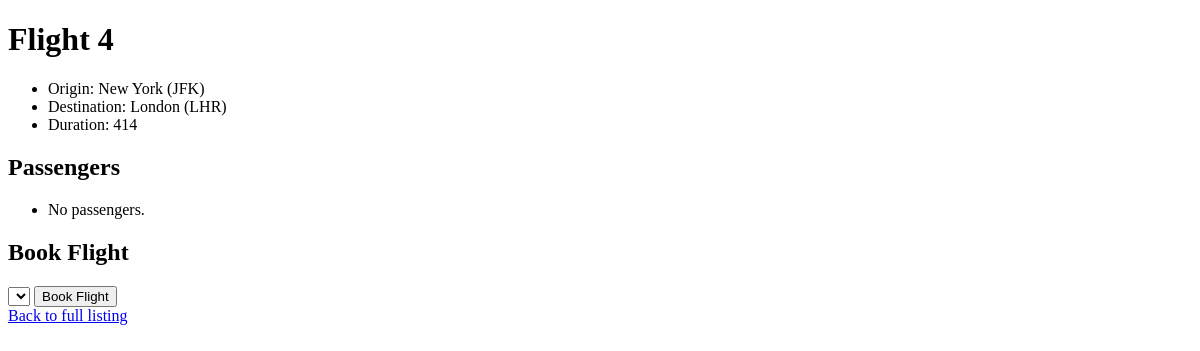
The page /flights/flight/4/ on the database as committed earlier.
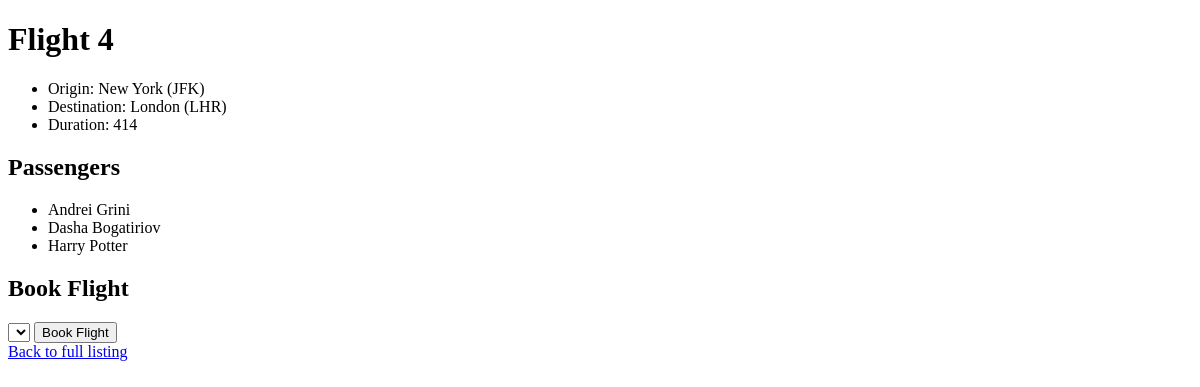
The same page on the database as committed later.
### flights/models.py (models this page shows, shortened)
class Flight(models.Model):
    origin = models.ForeignKey(Airport, on_delete=models.CASCADE, related_name="departures")
    destination = models.ForeignKey(Airport, on_delete=models.CASCADE, related_name="arrivals")
    duration = models.IntegerField()

class Airport(models.Model):
    code = models.CharField(max_length=3)
    city = models.CharField(max_length=64)
    def __str__(self):
        return f"{self.city} ({self.code})"

class Passenger(models.Model):
    first = models.CharField(max_length=64)
    last = models.CharField(max_length=64)
    flights = models.ManyToManyField(Flight, blank=True, related_name="passengers")
    def __str__(self):
        return f"{self.first} {self.last}"

### flights/views.py (the view)
# urls.py: path('flight/<int:id>/', views.flight_view, name='flight'),  # Individual flight detail page
def flight_view(request, id):
    flight = Flight.objects.get(pk=id)
    return render(request, "flights/flight.html", {
        "flight": flight, "passengers": flight.passengers.all(), "non_passengers": Passenger.objects.exclude(flights=flight).all()
    })

### flights/templates/flights/flight.html (shortened to what this page needs)
{% extends "flights/layout.html" %}
{% block content %}
<h1>Flight {{ flight.id }}</h1>
<ul>
    <li>Origin: {{ flight.origin }}</li>
    <li>Destination: {{ flight.destination }}</li>
    <li>Duration: {{ flight.duration }}</li>
</ul>
<h2>Passengers</h2>
<ul>
    {% for passenger in passengers %}
    <li>{{ passenger }}</li>
    {% empty %}
    <li>No passengers.</li>
    {% endfor %}
</ul>
<h2>Book Flight</h2>
<form action="{% url 'book' flight.id %}" method="post">
    <select name="passenger">
    </select>
    <input type="submit" value="Book Flight">
</form>
<a href="{% url 'index' %}">Back to full listing</a>
{% endblock %}

### flights/templates/flights/layout.html (shortened to what this page needs)
<!DOCTYPE html>
<html lang="en">
<head>
</head>
<body>
    {% block content %}
    {% endblock %}
</body>
</html>

Rows that differ between the two databases and show on the page:
added Passenger: first+last "Andrei Grini"
added Passenger: first+last "Dasha Bogatiriov"
added Passenger: first+last "Harry Potter"
Other text that changed with them:
text no longer shown: "No passengers."
